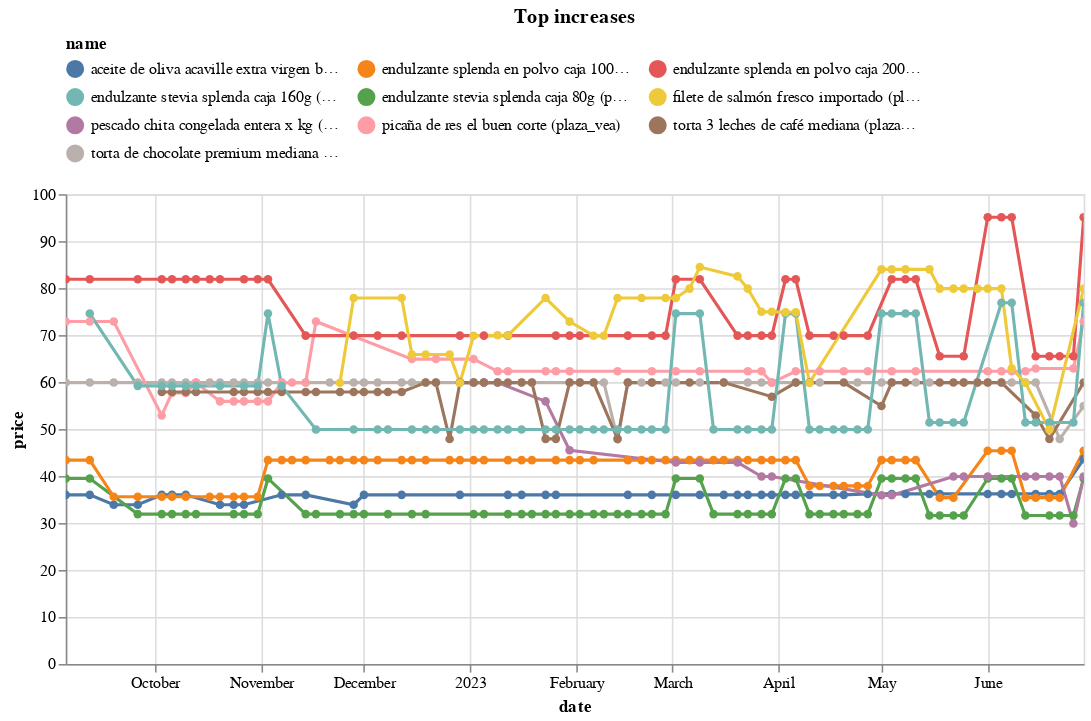

Source (notebook cell):
### Code cell
(top_changes_abs
 .sort_values('change')
 .tail(10)
 .pipe(plot_changes, 'Top increases')
)

### Figure 1 — Vega-Lite specification as saved in the notebook (floating-point values rounded to 4 significant figures; data arrays with more than 128 entries replaced by an {"elided": "..."} marker saying what was removed)
{"config": {"view": {"continuousWidth": 300, "continuousHeight": 300}, "legend": {"columns": 3, "orient": "top"}}, "data": {"name": "data-763287273e7e2b941141c7f5fecf0ad7"}, "mark": {"type": "line", "point": true}, "encoding": {"color": {"field": "name", "scale": {"domain": ["aceite de oliva acaville extra virgen botella 1l (plaza_vea)", "endulzante splenda en polvo caja 100 sobres (plaza_vea)", "endulzante splenda en polvo caja 200 sobres (plaza_vea)", "endulzante stevia splenda caja 160g (plaza_vea)", "endulzante stevia splenda caja 80g (plaza_vea)", "filete de salmón fresco importado (plaza_vea)", "pescado chita congelada entera x kg (plaza_vea)", "picaña de res el buen corte (plaza_vea)", "torta 3 leches de café mediana (plaza_vea)", "torta de chocolate premium mediana (plaza_vea)"]}, "type": "nominal"}, "tooltip": [{"field": "name", "type": "nominal"}, {"field": "price", "type": "quantitative"}, {"field": "last_price", "type": "quantitative"}], "x": {"field": "date", "type": "temporal"}, "y": {"field": "price", "type": "quantitative"}}, "params": [{"name": "param_11", "select": {"type": "point", "fields": ["name"]}, "bind": "legend"}, {"name": "param_12", "select": {"type": "interval", "encodings": ["x", "y"]}, "bind": "scales"}], "title": "Top increases", "transform": [{"filter": {"param": "param_11"}}], "width": 650, "$schema": "https://vega.github.io/schema/vega-lite/v5.8.0.json", "datasets": {"data-763287273e7e2b941141c7f5fecf0ad7": {"elided": "517 records"}}}
